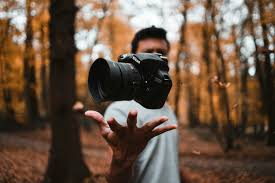
#> input picture cv2/images/photo.jpeg, 275 x 183 px, found by its file name
$ python 1.py
#> lines starting #> are read from the running program, lines starting #| are printed output that depends on the picture
import cv2
import os

image = cv2.imread('photo.jpeg')
#> image is the input picture: shape (183, 275, 3); mean B, G, R 66.8, 83.6, 105.6

print(type(image))
#| <class 'numpy.ndarray'>
print(image.shape)
#| (183, 275, 3)

second_image_path = 'images/baby1.jpeg'

image2 = cv2.imread(second_image_path)
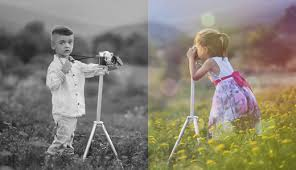
#> input picture cv2/images/baby1.jpeg, 296 x 170 px
#> image2 is the input picture: shape (170, 296, 3); mean B, G, R 115.8, 128.7, 134.4

print(image2.shape)
#| (170, 296, 3)

image_path = os.path.join('.' , 'images' , 'male1.jpeg')
image_path2 = os.path.join('.' , 'images' , 'female1.jpeg')
image_male = cv2.imread(image_path)
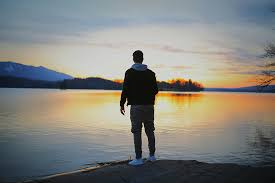
#> input picture cv2/images/male1.jpeg, 275 x 183 px
#> image_male is the input picture: shape (183, 275, 3); mean B, G, R 124.3, 129.7, 130
print(image_male.shape)
#| (183, 275, 3)

image_female = cv2.imread(image_path2)
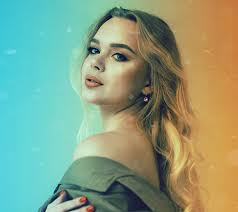
#> input picture cv2/images/female1.jpeg, 238 x 212 px
#> image_female is the input picture: shape (212, 238, 3); mean B, G, R 130, 158.6, 135.6
print(image_female)
#> (printed output is left out)

# cv2.imwrite(os.path.join('.' , 'images' , 'female1_out.jpeg') , image_female)

# cv2.imshow("image" , image_female)
# cv2.waitKey(10000)
